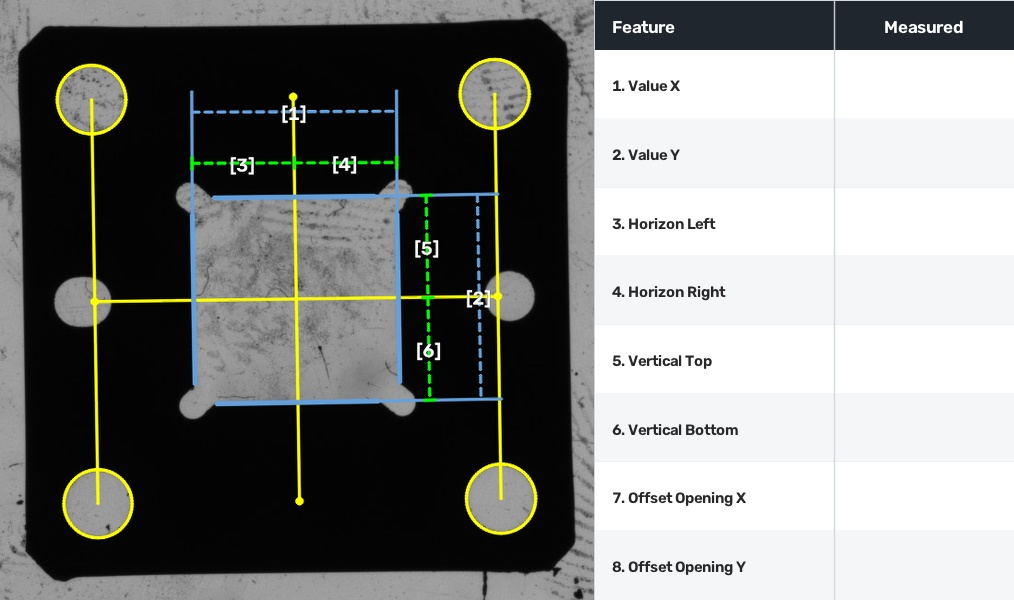
#> input picture Edit_image/5_57_1fc126ca96e2977c.jpg, 1014 x 600 px
$ python Test.py
#> lines starting #> are read from the running program, lines starting #| are printed output that depends on the picture; after the words box and inside, x2 and y2 are one past the last pixel; in counts of white or black regions, pixels touching at a corner belong together
### Edit_image/edit_image.py
import cv2
import numpy as np


# ── เครื่องมือวาดระดับ Sub-pixel ──────────────────────────────────────────
SHIFT = 4  # วาดด้วยความละเอียดย่อย 1/16 พิกเซล
F = 1 << SHIFT


def P(x, y):
    return (int(round(x * F)), int(round(y * F)))


# [32 lines left out: functions draw_dashed_line, draw_label, not called in this run]


def process_and_save_image(image_path):
    # 1. โหลดภาพและแปลงเป็น Grayscale
#> called with image_path = '5_57_1fc126ca96e2977c.jpg'
    img = cv2.imread(image_path)
#> img is the input picture: shape (600, 1014, 3); mean B, G, R 127.8, 130, 128.6
    if img is None:
        print(f"Error: ไม่สามารถโหลดรูปภาพจาก path: {image_path}")
        return False

    gray = cv2.cvtColor(img, cv2.COLOR_BGR2GRAY)

    # 2. ทำ Threshold แยกชิ้นงานสีเข้มออกจากพื้นหลัง
    _, thresh = cv2.threshold(gray, 70, 255, cv2.THRESH_BINARY_INV)
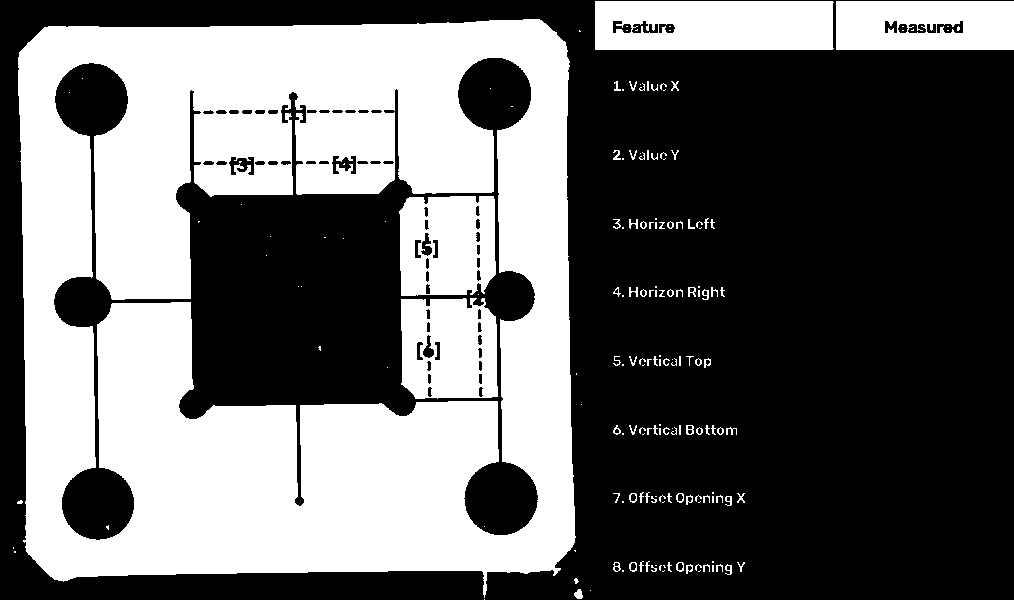
#> thresh: shape (600, 1014); 40.6% white; 174 white regions (97 under 20 px), largest, box (x1, y1, x2, y2) and area: (18, 19, 576, 598) 207769, (595, 1, 834, 50) 11233, (401, 298, 498, 399) 8480

    # 2.5 ล้างเศษ/รอยขีดข่วนออกจากรู (Morphological Opening)
    CLEAN_KERNEL = 5
    _kernel = cv2.getStructuringElement(cv2.MORPH_ELLIPSE, (CLEAN_KERNEL, CLEAN_KERNEL))
    thresh = cv2.morphologyEx(thresh, cv2.MORPH_OPEN, _kernel)
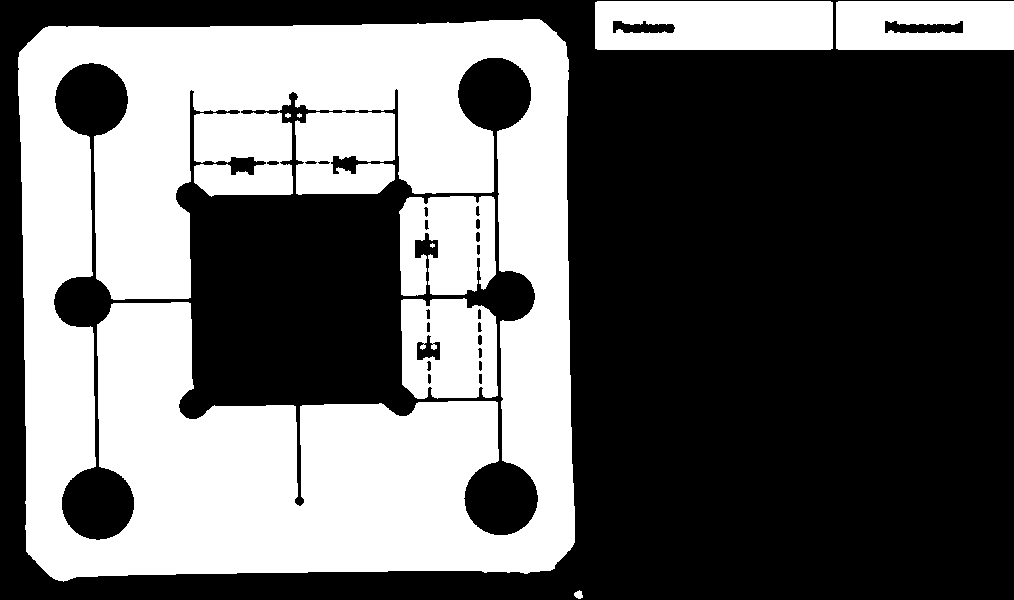
#> thresh: shape (600, 1014); 39.9% white; 10 white regions (2 under 20 px)

    # 3. หา Contour และ Hierarchy เพื่อระบุรูที่อยู่ด้านในชิ้นงาน (RETR_CCOMP)
    contours, hierarchy = cv2.findContours(thresh, cv2.RETR_CCOMP, cv2.CHAIN_APPROX_NONE)
#> contours = 33 contours, 3 with area under 20; largest, box (x1, y1, x2, y2) and area: (18, 19, 575, 582) 297864, (53, 57, 539, 541) 101029, (595, 1, 833, 50) 11370, (401, 298, 498, 399) 8737, (836, 1, 1014, 50) 8493

    detected_holes = []

    if hierarchy is not None:
        for i, cnt in enumerate(contours):
            if hierarchy[0][i][3] != -1:
                area = cv2.contourArea(cnt)
                perimeter = cv2.arcLength(cnt, True)

                if perimeter > 0:
                    circularity = 4 * np.pi * area / (perimeter * perimeter)
                    (x, y), radius = cv2.minEnclosingCircle(cnt)

                    if circularity > 0.65 and 10 < radius < 40:
                        detected_holes.append((x, y, radius))
#> this loop made 33 passes
#> (area, perimeter, circularity, x, y, radius) on passes 3 to 10: (40.5, 27.07, 0.694, 480, 378.5, 5.59), (37.5, 25.9, 0.703, 428.5, 378.5, 5.52), (37.5, 25.9, 0.703, 479.5, 365.5, 5.52), (41, 28.14, 0.651, 428.5, 365.5, 5.52), (40, 27.31, 0.674, 479.5, 352.5, 5.52), (47, 27.31, 0.792, 479.5, 339.5, 5.52), (400.5, 146.3, 0.235, 428, 349.4, 15.38), (40, 27.31, 0.674, 479, 326.5, 5.55)
#> after the loop, detected_holes = []

    output = img.copy()

    # ══════════════════════════════════════════════════════════════════════════
    # LAYER 1: วาดเส้นแนวแกนสีเหลือง (Background Layer)
    # ══════════════════════════════════════════════════════════════════════════
    if detected_holes:
        y_coords = [h[1] for h in detected_holes]
        min_y, max_y = min(y_coords), max(y_coords)
        y_range = max_y - min_y

        top_holes = [h for h in detected_holes if abs(h[1] - min_y) < y_range * 0.25]
        bottom_holes = [h for h in detected_holes if abs(h[1] - max_y) < y_range * 0.25]

        top_holes = sorted(top_holes, key=lambda h: h[0])
        bottom_holes = sorted(bottom_holes, key=lambda h: h[0])

        midpoints = []
        YELLOW = (0, 255, 255)

        for hole_top, hole_bottom in zip(top_holes, bottom_holes):
            x1, y1, r1 = hole_top
            x2, y2, r2 = hole_bottom

            for (x, y, r) in ((x1, y1, r1), (x2, y2, r2)):
                cv2.circle(output, P(x, y), int(round(r * F)), YELLOW, 2, cv2.LINE_AA, SHIFT)

            cv2.line(output, P(x1, y1), P(x2, y2), YELLOW, 2, cv2.LINE_AA, SHIFT)
            midpoints.append(((x1 + x2) / 2.0, (y1 + y2) / 2.0))

        if len(midpoints) >= 2:
            midpoints_sorted = sorted(midpoints, key=lambda m: m[0])

            for (mx1, my1), (mx2, my2) in zip(midpoints_sorted, midpoints_sorted[1:]):
                cv2.line(output, P(mx1, my1), P(mx2, my2), YELLOW, 2, cv2.LINE_AA, SHIFT)

            for (mx, my) in midpoints_sorted:
                cv2.circle(output, P(mx, my), int(round(4 * F)), YELLOW, -1, cv2.LINE_AA, SHIFT)

        if len(top_holes) >= 2 and len(bottom_holes) >= 2:
            t_left, t_right = top_holes[0], top_holes[-1]
            b_left, b_right = bottom_holes[0], bottom_holes[-1]

            bis_top = ((t_left[0] + t_right[0]) / 2.0, (t_left[1] + t_right[1]) / 2.0)
            bis_bottom = ((b_left[0] + b_right[0]) / 2.0, (b_left[1] + b_right[1]) / 2.0)

            cv2.line(output, P(*bis_top), P(*bis_bottom), YELLOW, 2, cv2.LINE_AA, SHIFT)

            for (mx, my) in (bis_top, bis_bottom):
                cv2.circle(output, P(mx, my), int(round(4 * F)), YELLOW, -1, cv2.LINE_AA, SHIFT)

    # ══════════════════════════════════════════════════════════════════════════
    # LAYER 2 & 3: คำนวณและวาดเส้นสีฟ้า / เส้นสีเขียว
    # ══════════════════════════════════════════════════════════════════════════
    NECK_WINDOW = 18
    NECK_GAP = 25
    BLUE = (220, 160, 100)
    GREEN = (0, 255, 0)

    square_cnt = None
    main_body_idx = None

    if hierarchy is not None:
        _h, _w = thresh.shape[:2]
        body_area = 0
        for i, cnt in enumerate(contours):
            if hierarchy[0][i][3] != -1:
                continue
            bx_, by_, bw_, bh_ = cv2.boundingRect(cnt)
            if bw_ > _w * 0.9 and bh_ > _h * 0.9:
                continue
            a = cv2.contourArea(cnt)
            if a > body_area:
                main_body_idx, body_area = i, a
#> this loop made 33 passes
#> (bx_, by_, bw_, bh_, a, body_area) on passes 1, 2, 27: (574, 590, 9, 9, 43.5, 43.5), (401, 298, 97, 101, 8737, 8737), (18, 19, 557, 563, 297863.5, 297863.5)
#> after the loop, body_area = 297863.5; main_body_idx = 26

        if main_body_idx is not None:
            best = 0
            for i, cnt in enumerate(contours):
                if hierarchy[0][i][3] != main_body_idx:
                    continue
                a = cv2.contourArea(cnt)
                if a > best:
                    square_cnt, best = cnt, a
#> this loop made 33 passes
#> (a, best) on passes 28 to 29: (53, 53), (101029, 101029)
#> after the loop, best = 101029; square_cnt = contour of 4010 points, box (x1, y1, x2, y2) (53, 57, 539, 541), area 101029

    if square_cnt is not None and len(square_cnt) > 4 * NECK_WINDOW:
        pts = square_cnt.reshape(-1, 2).astype(float)
#> pts = 4010 pairs, first value 53 to 538, second value 57 to 540
        n = len(pts)
#> n = 4010

        def _cross2(u, v):
            return u[0] * v[1] - u[1] * v[0]

        turn = np.empty(n)
        for i in range(n):
            v1 = pts[i] - pts[(i - NECK_WINDOW) % n]
            v2 = pts[(i + NECK_WINDOW) % n] - pts[i]
            turn[i] = np.degrees(np.arctan2(_cross2(v1, v2), np.dot(v1, v2)))
#> this loop made 4010 passes
#> (v1, v2) on passes 1 to 3: ([18, -10], [18, 0]), ([18, -10], [18, 1]), ([18, -9], [18, 2])
#> after the loop, turn = 4010 values, max 167.3 at index 3667, min -93.53 at index 3197, mean 1.62

        picked = []
        for i in np.argsort(turn):
            if all(min(abs(i - j), n - abs(i - j)) > NECK_GAP for j in picked):
                picked.append(i)
            if len(picked) == 8:
                break
#> this loop made 13 passes
#> i on passes 1 to 8: 3197, 3198, 3199, 3200, 3311, 3201, 3202, 2068
#> after the loop, picked = [3197, 3311, 2068, 3647, 3027, 2651, 2982, 2889]
        necks = [tuple(pts[i]) for i in picked]
#> necks = [(194, 166), (292, 193), (92, 275), (394, 108), (194, 160), (190, 297), (194, 115), (194, 109)]

        if len(necks) == 8:
            sx, sy, sw, sh = cv2.boundingRect(square_cnt)
#> sx = 53; sy = 57; sw = 486; sh = 484
            scx, scy = sx + sw / 2.0, sy + sh / 2.0
#> scx = 296; scy = 299
            horiz = lambda p: abs(p[1] - scy) > abs(p[0] - scx)

            edge_top = sorted([p for p in necks if horiz(p) and p[1] < scy], key=lambda p: p[0])
#> edge_top = [(194, 166), (194, 160), (194, 115), (194, 109), (292, 193), (394, 108)]
            edge_bottom = sorted([p for p in necks if horiz(p) and p[1] > scy], key=lambda p: p[0])
#> edge_bottom = []
            edge_left = sorted([p for p in necks if not horiz(p) and p[0] < scx], key=lambda p: p[1])
#> edge_left = [(92, 275), (190, 297)]
            edge_right = sorted([p for p in necks if not horiz(p) and p[0] > scx], key=lambda p: p[1])
#> edge_right = []

            for grp in (edge_top, edge_bottom, edge_left, edge_right):
                if len(grp) == 2:
                    cv2.line(output, P(*grp[0]), P(*grp[1]), BLUE, 3, cv2.LINE_AA, SHIFT)
#> this loop made 4 passes
#> grp on passes 2 to 4: [], [(92, 275), (190, 297)], []
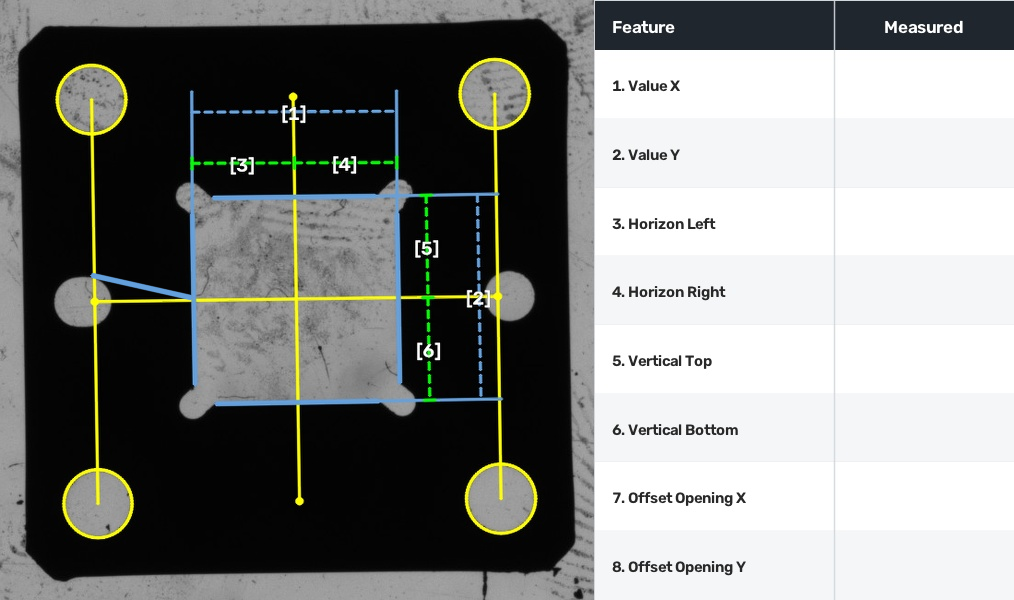
#> output: shape (600, 1014, 3); 0.12% of pixels changed, all inside (x1, y1, x2, y2) = (89, 272, 193, 301)

            # [70 lines left out: functions add_dimension, add_split_dimension, not called in this run]

            if len(edge_left) == 2 and len(edge_right) == 2:
                top_wide_pts = [edge_left[0], edge_right[0]]
                add_dimension(top_wide_pts, ratio=0.50, label="[1]")

            if len(edge_top) == 2 and len(edge_bottom) == 2:
                right_wide_pts = [edge_top[1], edge_bottom[1]]
                add_dimension(right_wide_pts, ratio=0.50, label="[2]")

            if len(edge_left) == 2 and len(edge_right) == 2:
                add_split_dimension(top_wide_pts, ratio=0.25, labels=("[3]", "[4]"))

            if len(edge_top) == 2 and len(edge_bottom) == 2:
                add_split_dimension(right_wide_pts, ratio=0.25, labels=("[5]", "[6]"))

    # ══════════════════════════════════════════════════════════════════════════
    # Crop เฉพาะพื้นที่ชิ้นงาน
    # ══════════════════════════════════════════════════════════════════════════
    if main_body_idx is not None:
        bx, by, bw, bh = cv2.boundingRect(contours[main_body_idx])
#> bx = 18; by = 19; bw = 557; bh = 563
        padding = 20
        crop_x1 = max(0, bx - padding)
#> crop_x1 = 0
        crop_y1 = max(0, by - padding)
#> crop_y1 = 0
        crop_x2 = min(img.shape[1], bx + bw + padding)
#> crop_x2 = 595
        crop_y2 = min(img.shape[0], by + bh + padding)
#> crop_y2 = 600
        cropped_piece = output[crop_y1:crop_y2, crop_x1:crop_x2]
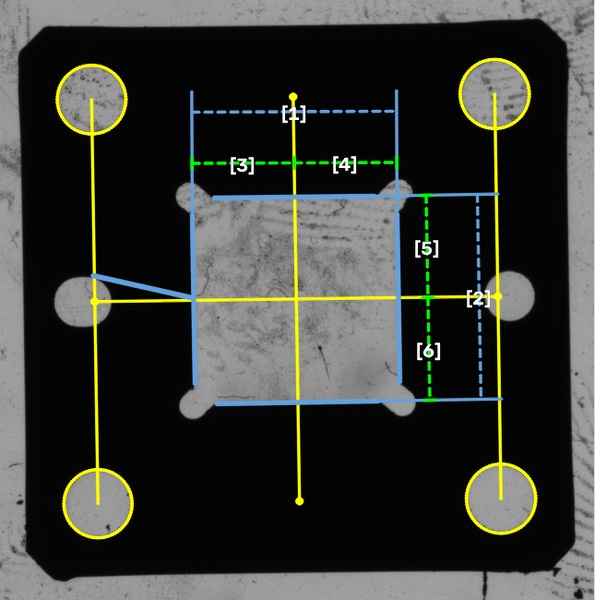
#> cropped_piece: shape (600, 595, 3); mean B, G, R 54.8, 59.6, 57.8
    else:
        cropped_piece = output.copy()

    # ══════════════════════════════════════════════════════════════════════════
    # รวมภาพชิ้นงาน (ซ้าย) เข้ากับ Canvas ตาราง (ขวา)
    # ══════════════════════════════════════════════════════════════════════════
    TARGET_HEIGHT = 600
    TABLE_WIDTH = 420

    h_c, w_c = cropped_piece.shape[:2]
    scale = TARGET_HEIGHT / float(h_c)
    w_new = int(round(w_c * scale))
    resized_crop = cv2.resize(cropped_piece, (w_new, TARGET_HEIGHT), interpolation=cv2.INTER_LANCZOS4)

    TOTAL_WIDTH = w_new + TABLE_WIDTH
    canvas = np.full((TARGET_HEIGHT, TOTAL_WIDTH, 3), 255, dtype=np.uint8)
    canvas[0:TARGET_HEIGHT, 0:w_new] = resized_crop

    # ══════════════════════════════════════════════════════════════════════════
    # วาดตารางแบบ Modern Dashboard
    # ══════════════════════════════════════════════════════════════════════════
    rows_data = [
        ("1. Value X", ""),
        ("2. Value Y", ""),
        ("3. Horizon Left", ""),
        ("4. Horizon Right", ""),
        ("5. Vertical Top", ""),
        ("6. Vertical Bottom", ""),
        ("7. Offset Opening X", ""),
        ("8. Offset Opening Y", "")
    ]

    HEADER_HEIGHT = 50
    col1_x1 = w_new
    col1_x2 = w_new + 240
    col2_x2 = w_new + TABLE_WIDTH

    num_rows = len(rows_data)
    row_h = (TARGET_HEIGHT - HEADER_HEIGHT) / float(num_rows)

    font = cv2.FONT_HERSHEY_SIMPLEX
#> font = 0
    font_scale_head = 0.6
    font_scale_data = 0.52
    thick = 2
    thick_head = 2
    padding_left = 18

    HEADER_BG_COLOR = (45, 38, 32)
    HEADER_TEXT_COLOR = (255, 255, 255)

    cv2.rectangle(canvas, (col1_x1, 0), (col2_x2, HEADER_HEIGHT), HEADER_BG_COLOR, -1)

    (_, h_h), _ = cv2.getTextSize("Feature", font, font_scale_head, thick_head)
#> h_h = 14
    cv2.putText(canvas, "Feature", (col1_x1 + padding_left, int((HEADER_HEIGHT + h_h) / 2)),
                font, font_scale_head, HEADER_TEXT_COLOR, thick_head, cv2.LINE_AA)

    (m_w, m_h), _ = cv2.getTextSize("Measured", font, font_scale_head, thick_head)
#> m_w = 90; m_h = 14
    m_x = int(col1_x2 + ((col2_x2 - col1_x2) - m_w) / 2.0)
#> m_x = 880
    cv2.putText(canvas, "Measured", (m_x, int((HEADER_HEIGHT + m_h) / 2)),
                font, font_scale_head, HEADER_TEXT_COLOR, thick_head, cv2.LINE_AA)
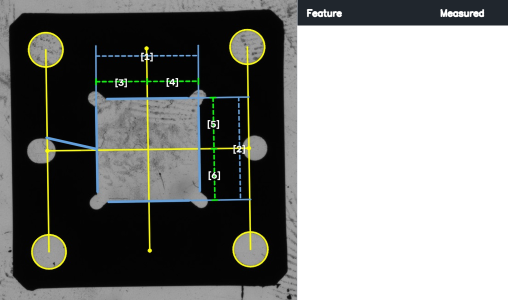
#> canvas: shape (600, 1015, 3) (shown at 1/2 size); mean B, G, R 130.8, 133.3, 132.1

    BG_EVEN = (255, 255, 255)
    BG_ODD = (248, 246, 245)
    BORDER_COLOR = (220, 215, 210)
    TEXT_FEATURE_COLOR = (40, 40, 40)
    TEXT_MEASURED_COLOR = (160, 70, 0)

    for i, (feat, meas) in enumerate(rows_data):
        y_top = int(round(HEADER_HEIGHT + i * row_h))
        y_bottom = int(round(HEADER_HEIGHT + (i + 1) * row_h))

        bg_color = BG_EVEN if i % 2 == 0 else BG_ODD
        cv2.rectangle(canvas, (col1_x1, y_top), (col2_x2, y_bottom), bg_color, -1)
        cv2.line(canvas, (col1_x1, y_bottom), (col2_x2, y_bottom), BORDER_COLOR, 1, cv2.LINE_AA)

        (_, f_h), _ = cv2.getTextSize(feat, font, font_scale_data, thick)
        f_y = int(round(y_top + (row_h + f_h) / 2.0))
        cv2.putText(canvas, feat, (col1_x1 + padding_left, f_y),
                    font, font_scale_data, TEXT_FEATURE_COLOR, thick, cv2.LINE_AA)

        (v_w, v_h), _ = cv2.getTextSize(meas, font, font_scale_data, thick)
        v_x = int(round(col1_x2 + ((col2_x2 - col1_x2) - v_w) / 2.0))
        v_y = int(round(y_top + (row_h + v_h) / 2.0))
        cv2.putText(canvas, meas, (v_x, v_y),
                    font, font_scale_data, TEXT_MEASURED_COLOR, thick, cv2.LINE_AA)
#> this loop made 8 passes
#> (f_y, v_y) on passes 1 to 8: (90, 90), (159, 159), (228, 228), (296, 296), (365, 365), (434, 434), (502, 502), (571, 571)
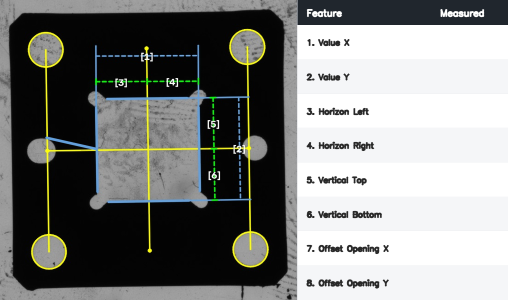
#> canvas: shape (600, 1015, 3) (shown at 1/2 size); mean B, G, R 126.8, 129, 127.6

    cv2.line(canvas, (col1_x2, 0), (col1_x2, TARGET_HEIGHT), BORDER_COLOR, 1, cv2.LINE_AA)
    cv2.rectangle(canvas, (col1_x1, 0), (col2_x2, TARGET_HEIGHT), BORDER_COLOR, 1)
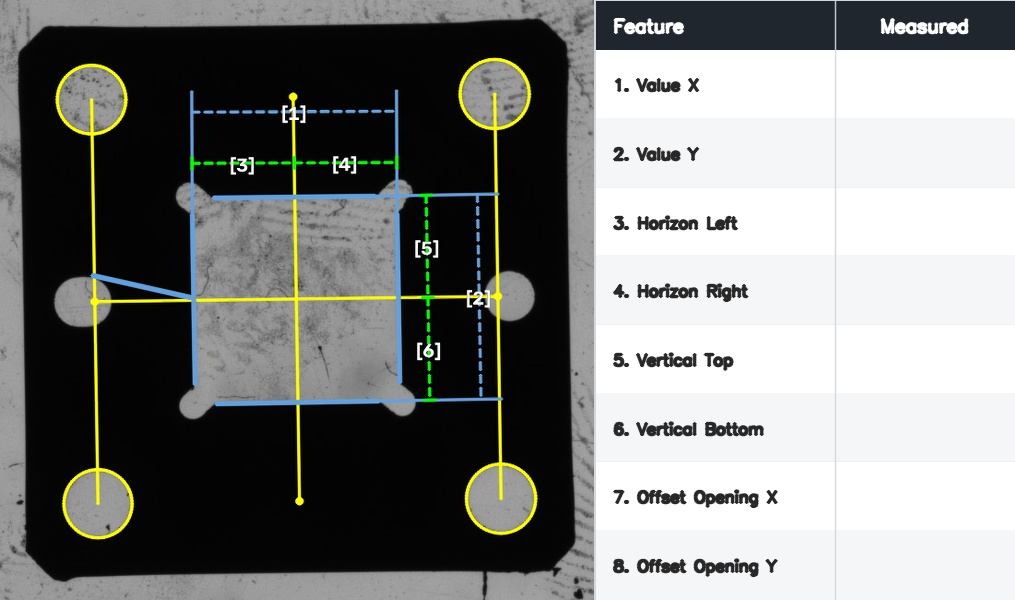
#> canvas: shape (600, 1015, 3); mean B, G, R 126.9, 129.1, 127.7

    # ══════════════════════════════════════════════════════════════════════════
    # บันทึกภาพทับไปยัง Path เดิม
    # ══════════════════════════════════════════════════════════════════════════
    cv2.imwrite(image_path, canvas)
    return True

### Edit_image/Test.py
# เรียกใช้ฟังก์ชันโดยส่ง Path ของรูปภาพที่ต้องการแก้ไข

import edit_image
edit_image.process_and_save_image('5_57_1fc126ca96e2977c.jpg')
